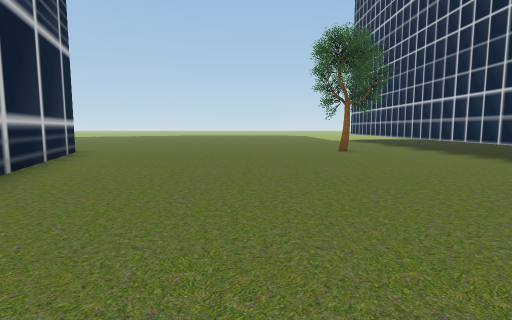
[1] (above)

24 first-person views from a walk through a 3-D level made in the Unity game engine. The camera is 1.3 m above the floor, tilts 6° down and sees 80° across. The floor is counted in squares, 2 m on a side. Each view is taken from the middle of a square. On the plan, view 1 faces up. The plan holds only what a view shows up to about 10 squares ahead; the rest is blank. The place goes on beyond the plan. The player is left out. Some animated figures are left out. Some surface patterns are stand-ins.

[2]
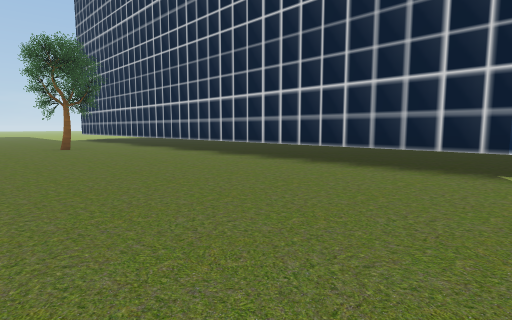

[3]
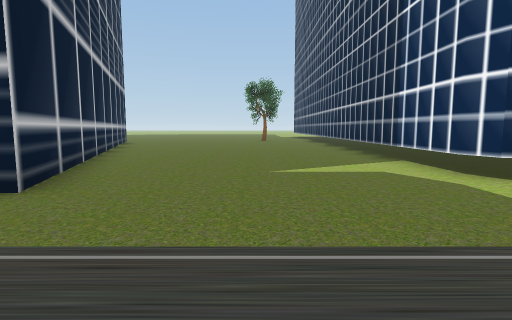

[4]
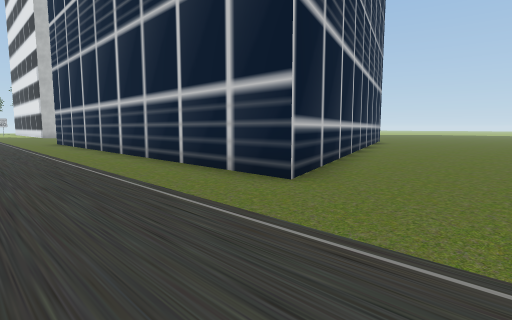

[5]
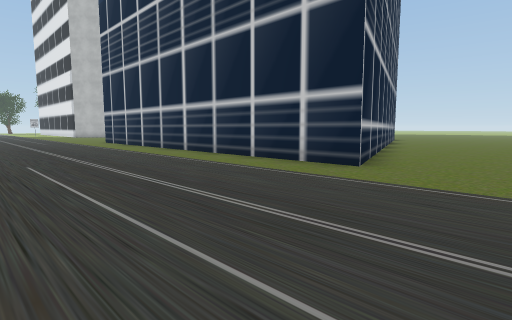

[6]
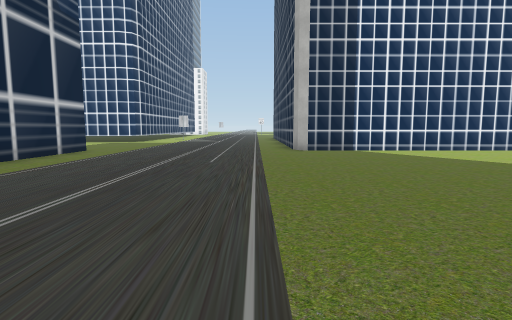

[7]
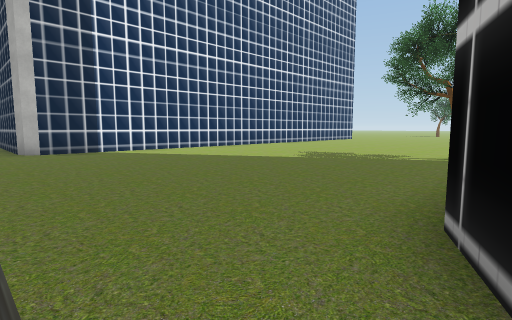

[8]
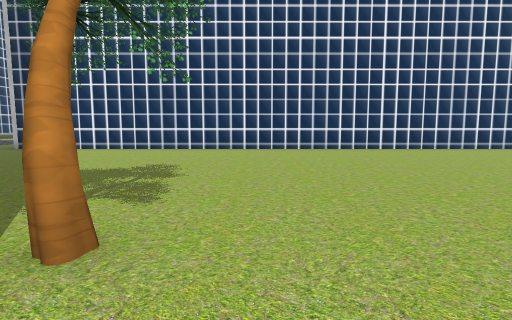

[9]
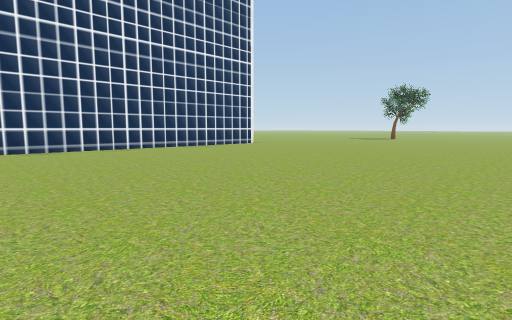

[10]
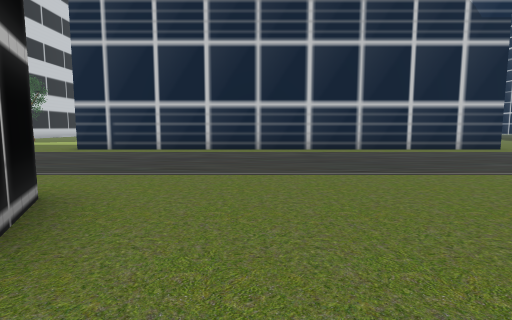

[11]
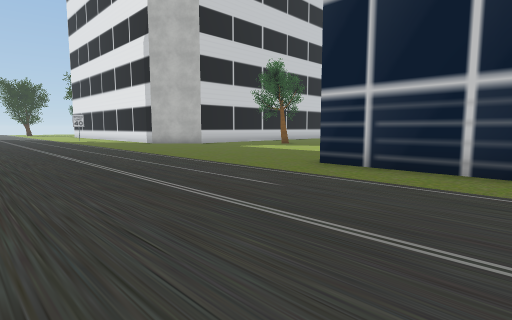

[12]
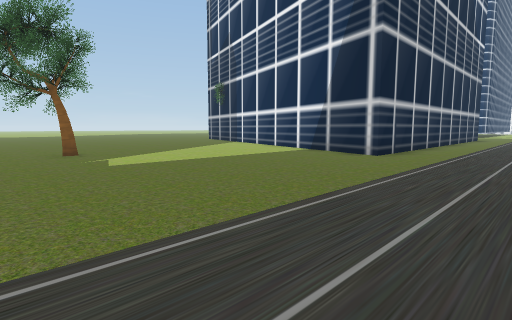

[13]
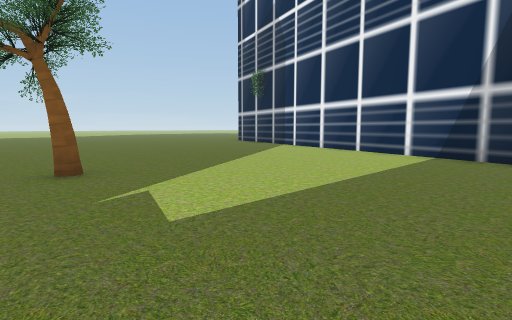

[14]
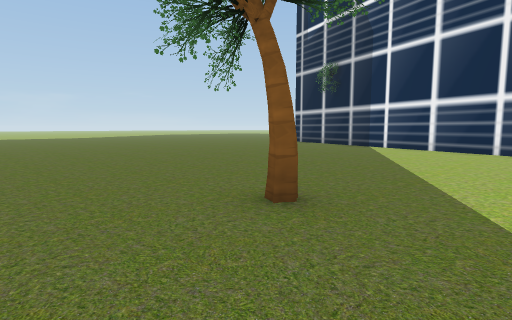

[15]
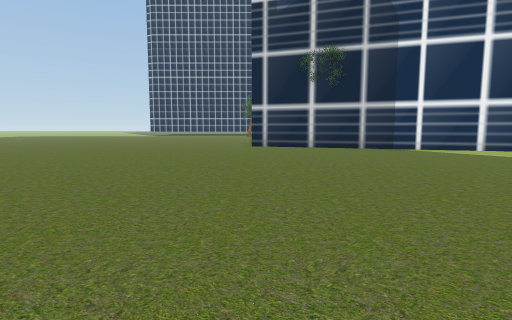

[16]
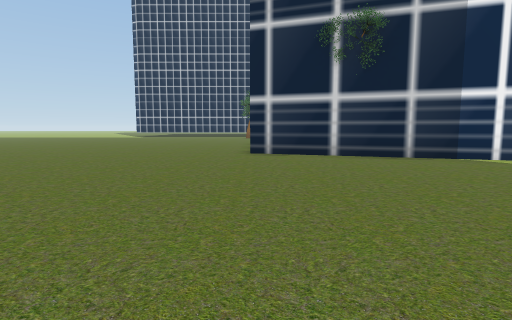

[17]
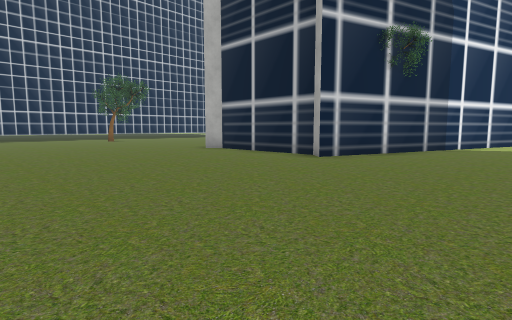

[18]
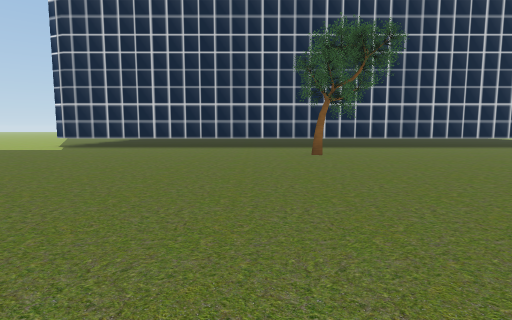

[19]
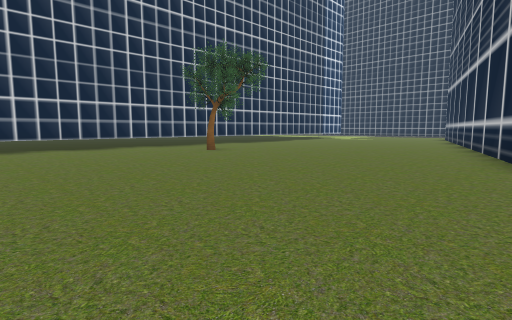

[20]
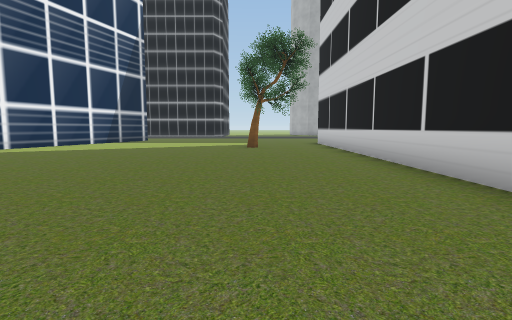

[21]
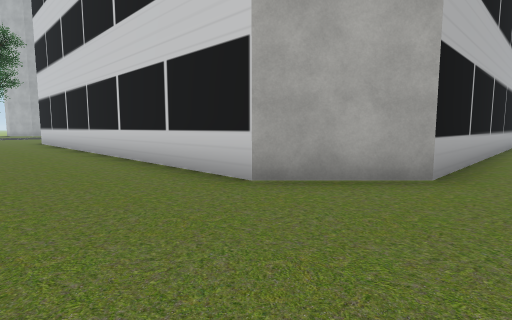

[22]
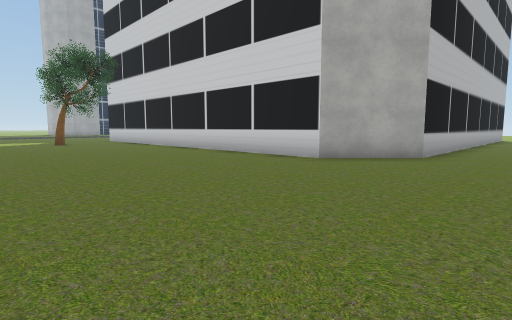

[23]
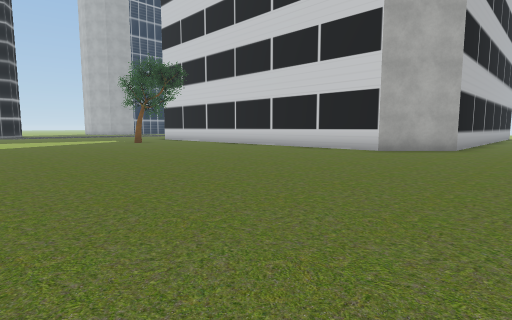

[24]
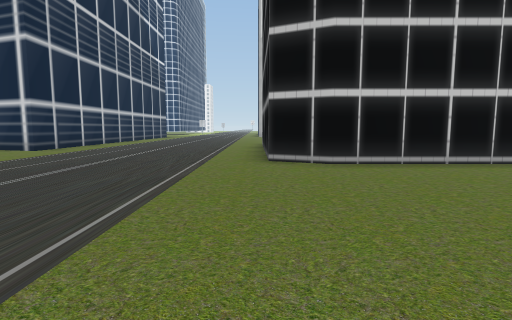

### Floor plan
Points are (right, up) in squares from view 1. A wall is a line through its corners. A room is listed if a view was taken in it or the views show most of it. See-through windows are left out.
Room 1 (views 1, 2, 3, 4, 5, 6, 7, 8, 9, 10, 11, 12, 13, 14, 15, 16, 17, 18, 19, 20, 21, 22, 23, 24)
walls: (-13.4, -4.7) (-9.2, 8.1) (-8.8, 7.8) (-5.3, 7.8) (-4.8, 8.2) (-0.6, -4.7) (-13.4, -4.7); (-10, -11.2) (-9.4, -12.5); (-0.3, -11.2) (3, -11.2); (-0.5, -11.6) (-0.3, -11.3) (0.1, -11.2); (-16.5, -15.6) (-16.5, -12.4) (-16, -11.2) (-12.6, -11.2); (5.3, -4.1) (5, -3.5) (5, 14.5); (-23.2, 12) (-21.6, 10.3) (-21.6, 1); (-0.5, -24.5) (-0.5, -11.4)
objects: tree (-19, 1); tree (-8, -18); tree (2, 8) to (3, 8)

Where each view was taken, in squares from view 1:
view 1: 0 up, 0 right, facing up
view 2: 2 down, 0 right, facing up-right
view 3: 8 down, 2 right, facing up
view 4: 8 down, 2 right, facing up-left
view 5: 10 down, 2 right, facing up-left
view 6: 10 down, 10 left, facing right
view 7: 10 down, 10 left, facing down-right
view 8: 19 down, 10 left, facing right
view 9: 19 down, 10 left, facing down-right
view 10: 14 down, 8 left, facing up
view 11: 10 down, 10 left, facing up-left
view 12: 8 down, 21 left, facing up-right
view 13: 4 down, 20 left, facing up-right
view 14: 1 down, 21 left, facing up-right
view 15: 8 up, 20 left, facing right
view 16: 8 up, 17 left, facing right
view 17: 14 up, 13 left, facing down-right
view 18: 10 up, 5 left, facing right
view 19: 14 up, 5 left, facing down-right
view 20: 11 up, 19 left, facing down
view 21: 13 up, 19 left, facing down-left
view 22: 14 up, 16 left, facing down-left
view 23: 14 up, 13 left, facing down-left
view 24: 11 down, 22 left, facing right
